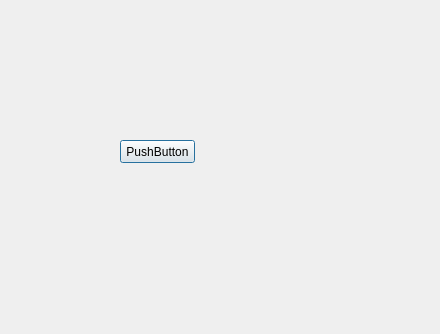
<?xml version="1.0" encoding="UTF-8"?>
<ui version="4.0">
 <class>Dialog</class>
 <widget class="QDialog" name="Dialog">
  <property name="geometry">
   <rect>
    <x>0</x>
    <y>0</y>
    <width>440</width>
    <height>334</height>
   </rect>
  </property>
  <property name="windowTitle">
   <string>Dialog</string>
  </property>
  <widget class="QPushButton" name="pushButton">
   <property name="geometry">
    <rect>
     <x>120</x>
     <y>140</y>
     <width>75</width>
     <height>23</height>
    </rect>
   </property>
   <property name="text">
    <string>PushButton</string>
   </property>
  </widget>
 </widget>
 <resources/>
 <connections/>
</ui>
